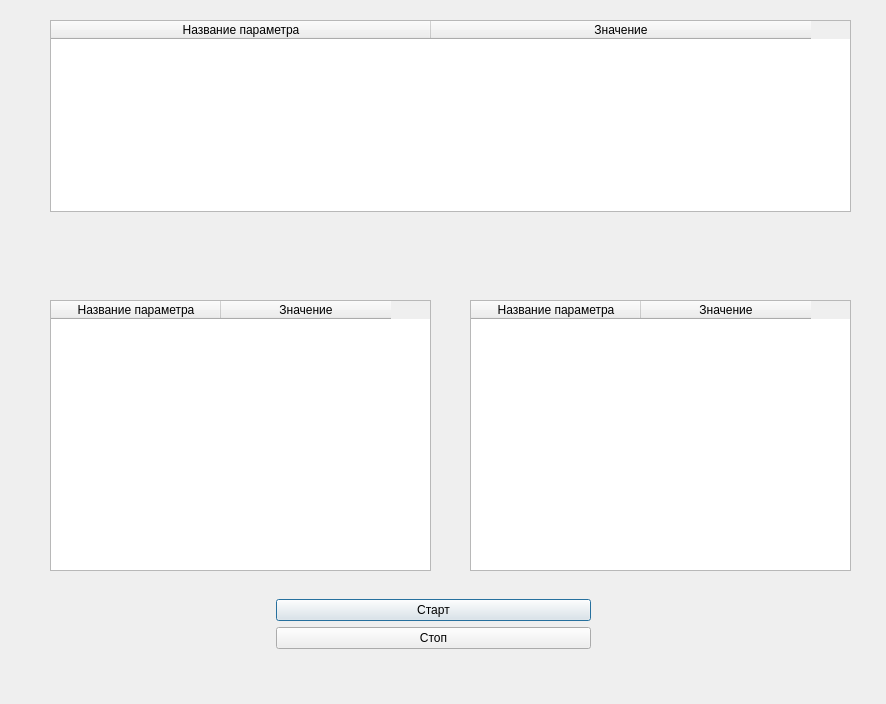
<?xml version="1.0" encoding="UTF-8"?>
<ui version="4.0">
 <class>Dialog</class>
 <widget class="QDialog" name="Dialog">
  <property name="enabled">
   <bool>true</bool>
  </property>
  <property name="minimumSize">
   <size>
    <width>886</width>
    <height>704</height>
   </size>
  </property>
  <property name="maximumSize">
   <size>
    <width>886</width>
    <height>704</height>
   </size>
  </property>
  <property name="windowTitle">
   <string>Dialog</string>
  </property>
  <widget class="QWidget" name="formLayoutWidget">
   <property name="geometry">
    <rect>
     <x>270</x>
     <y>599</y>
     <width>321</width>
     <height>71</height>
    </rect>
   </property>
   <layout class="QFormLayout" name="formLayout">
    <item row="2" column="1">
     <widget class="QPushButton" name="pushButton">
      <property name="text">
       <string>Старт</string>
      </property>
     </widget>
    </item>
    <item row="3" column="1">
     <widget class="QPushButton" name="pushButton_2">
      <property name="text">
       <string>Стоп</string>
      </property>
     </widget>
    </item>
   </layout>
  </widget>
  <widget class="QTableWidget" name="tableWidget">
   <property name="geometry">
    <rect>
     <x>50</x>
     <y>20</y>
     <width>801</width>
     <height>192</height>
    </rect>
   </property>
   <attribute name="horizontalHeaderDefaultSectionSize">
    <number>380</number>
   </attribute>
   <column>
    <property name="text">
     <string>Название параметра</string>
    </property>
   </column>
   <column>
    <property name="text">
     <string>Значение</string>
    </property>
   </column>
  </widget>
  <widget class="QTableWidget" name="tableWidget_2">
   <property name="geometry">
    <rect>
     <x>50</x>
     <y>300</y>
     <width>381</width>
     <height>271</height>
    </rect>
   </property>
   <attribute name="horizontalHeaderDefaultSectionSize">
    <number>170</number>
   </attribute>
   <column>
    <property name="text">
     <string>Название параметра</string>
    </property>
   </column>
   <column>
    <property name="text">
     <string>Значение</string>
    </property>
   </column>
  </widget>
  <widget class="QTableWidget" name="tableWidget_4">
   <property name="geometry">
    <rect>
     <x>470</x>
     <y>300</y>
     <width>381</width>
     <height>271</height>
    </rect>
   </property>
   <attribute name="horizontalHeaderDefaultSectionSize">
    <number>170</number>
   </attribute>
   <column>
    <property name="text">
     <string>Название параметра</string>
    </property>
   </column>
   <column>
    <property name="text">
     <string>Значение</string>
    </property>
   </column>
  </widget>
 </widget>
 <resources/>
 <connections/>
</ui>
